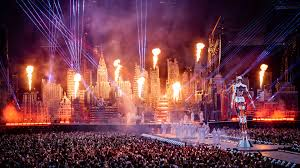
#> input picture images.jpg, 300 x 168 px
$ python -i segmentation.py   (imports and definitions only)
#> lines starting #> are read from the running program, lines starting #| are printed output that depends on the picture; after the words box and inside, x2 and y2 are one past the last pixel; in counts of white or black regions, pixels touching at a corner belong together
#> further down, picture is the input picture: shape (168, 300, 3); mean B, G, R 72.6, 60.3, 111.9
import numpy as np
import cv2
from skimage import filters

class ImageSegmentation:
    """
    Clase que contiene todos los métodos de segmentación de imágenes.
    """

    # [83 lines left out: functions threshold_mean, threshold_otsu, multi_threshold_otsu, kapur_entropy_threshold, not called in this run]

    @staticmethod
    def band_threshold(img, min_val=50, max_val=200):
        """Segmentación mediante umbral banda"""
#> called with min_val = 50, max_val = 200
        if len(img.shape) == 3:
            gray = cv2.cvtColor(img, cv2.COLOR_BGR2GRAY)
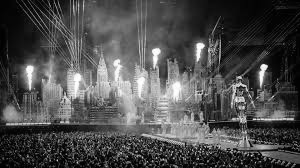
#> gray: shape (168, 300); min 0, max 255, mean 77.1
        else:
            gray = img.copy()

        _, mask_min = cv2.threshold(gray, min_val, 255, cv2.THRESH_BINARY)
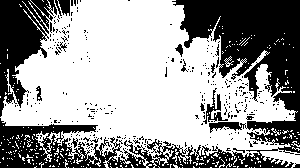
#> mask_min: shape (168, 300); 61% white; 303 black regions (288 under 20 px), largest, box (x1, y1, x2, y2) and area: (0, 0, 300, 168) 14686, (0, 0, 57, 117) 3427, (203, 88, 228, 124) 252
        _, mask_max = cv2.threshold(gray, max_val, 255, cv2.THRESH_BINARY_INV)
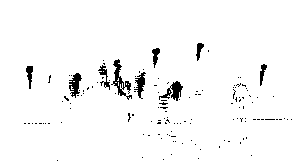
#> mask_max: shape (168, 300); 97% white; 135 black regions (126 under 20 px), largest, box (x1, y1, x2, y2) and area: (111, 59, 132, 100) 265, (159, 81, 183, 101) 203, (69, 73, 82, 98) 174

        return cv2.bitwise_and(mask_min, mask_max)
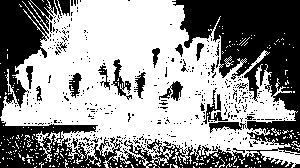
#> returned value: shape (168, 300); 58% white; 412 black regions (388 under 20 px), largest, box (x1, y1, x2, y2) and area: (0, 0, 300, 168) 14771, (0, 0, 57, 117) 3427, (111, 59, 132, 100) 265

    # [109 lines left out: functions adaptive_threshold, histogram_minimum_threshold, connected_components_analysis, draw_contours_and_labels, arithmetic_operations, logical_operations, not called in this run]

>>> import cv2
>>> picture = cv2.imread('images.jpg')
>>> result = ImageSegmentation().band_threshold(picture)

$ run again, on trafico-cdmx-periferico-sur-1024x683.jpg
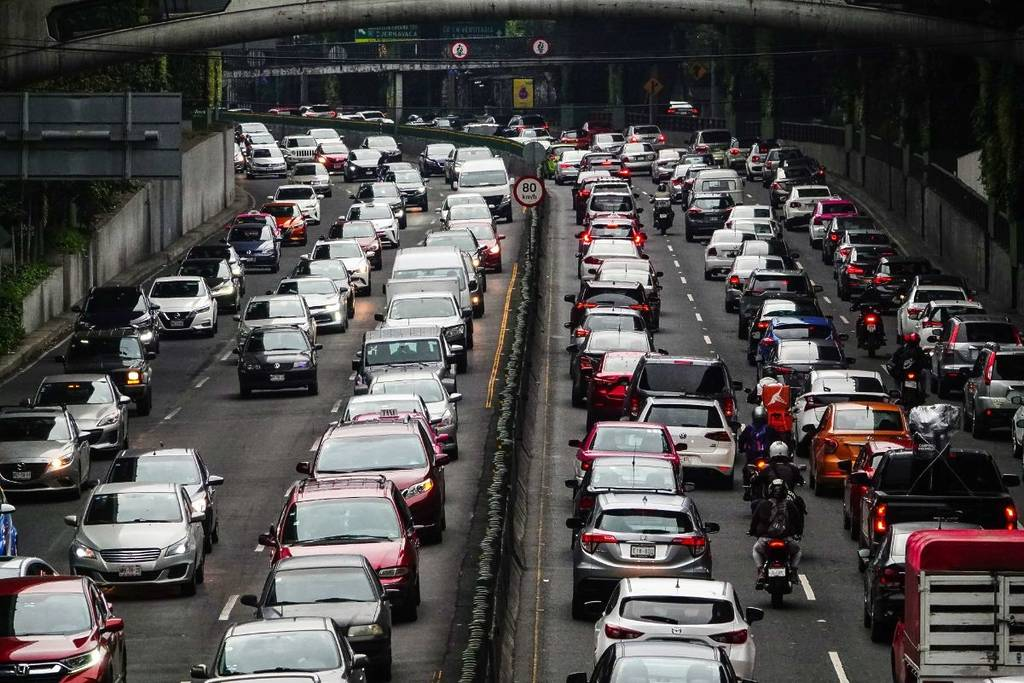
#> input picture trafico-cdmx-periferico-sur-1024x683.jpg, 1024 x 683 px
#> picture is the input picture: shape (683, 1024, 3); mean B, G, R 74.1, 74.5, 77.1
#> in band_threshold, `_, mask_min = cv2.threshold(gray, min_val, 255, cv2.THRESH_BINARY)`:
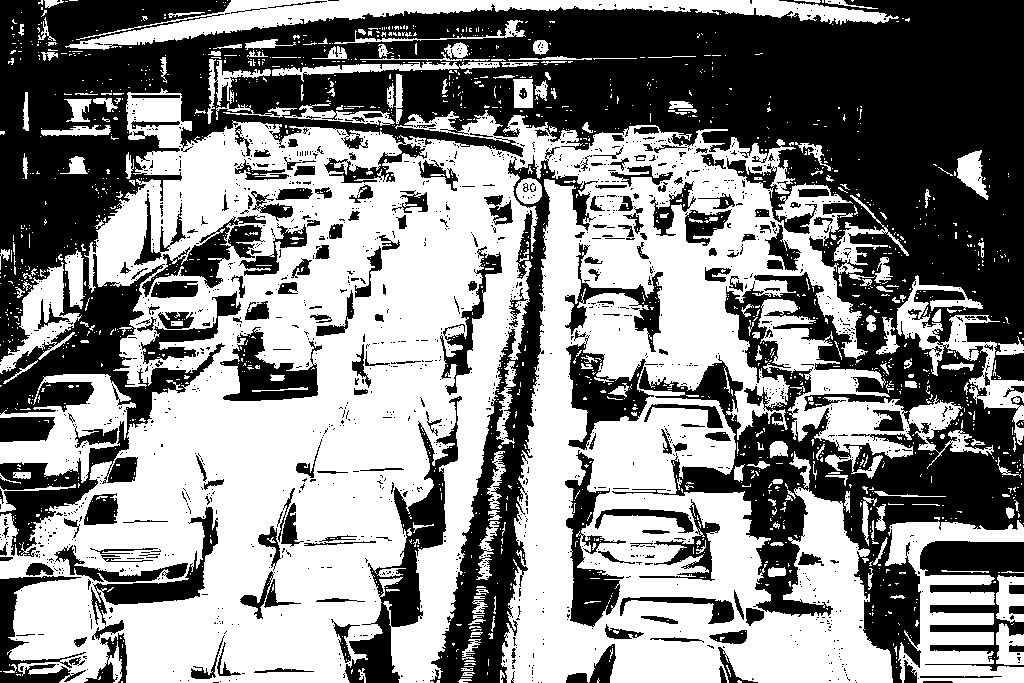
#> mask_min: shape (683, 1024); 53% white; 1676 black regions (1456 under 20 px), largest, box (x1, y1, x2, y2) and area: (0, 0, 1024, 683) 232864, (430, 147, 598, 683) 18170, (345, 396, 462, 683) 7427
#> mask_max: shape (683, 1024); 92.8% white; 1542 black regions (1308 under 20 px), largest, box (x1, y1, x2, y2) and area: (621, 578, 729, 600) 1622, (118, 484, 187, 549) 1581, (389, 246, 464, 283) 1481
#> in band_threshold, `return cv2.bitwise_and(mask_min, mask_max)`:
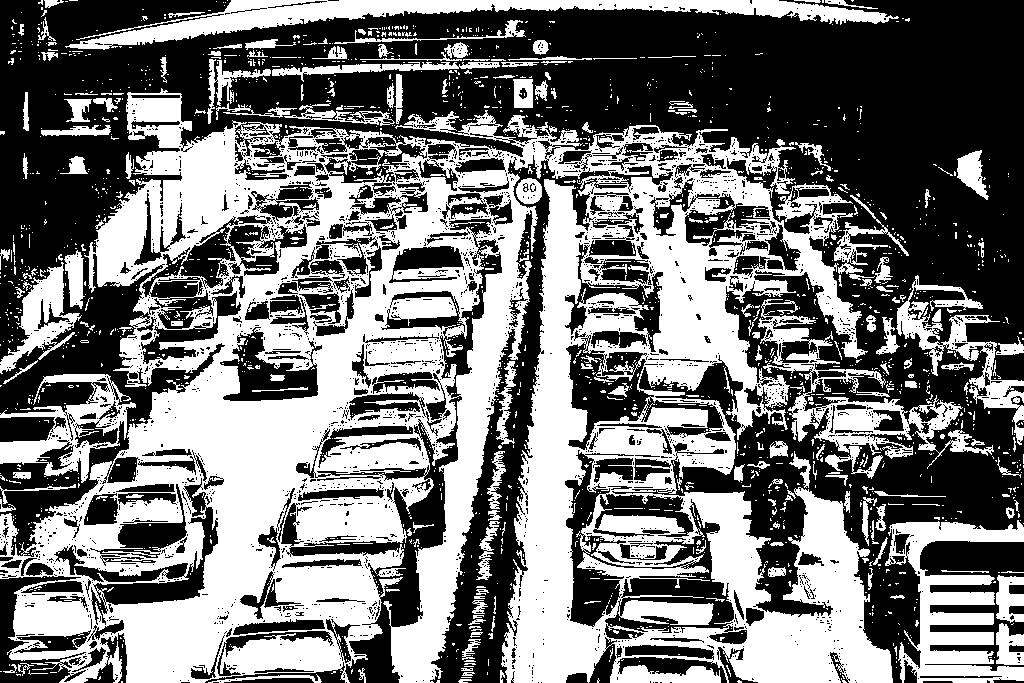
#> returned value: shape (683, 1024); 45.9% white; 2002 white regions (1778 under 20 px), largest, box (x1, y1, x2, y2) and area: (0, 88, 893, 683) 247922, (65, 0, 899, 50) 11701, (885, 520, 1024, 683) 9343
